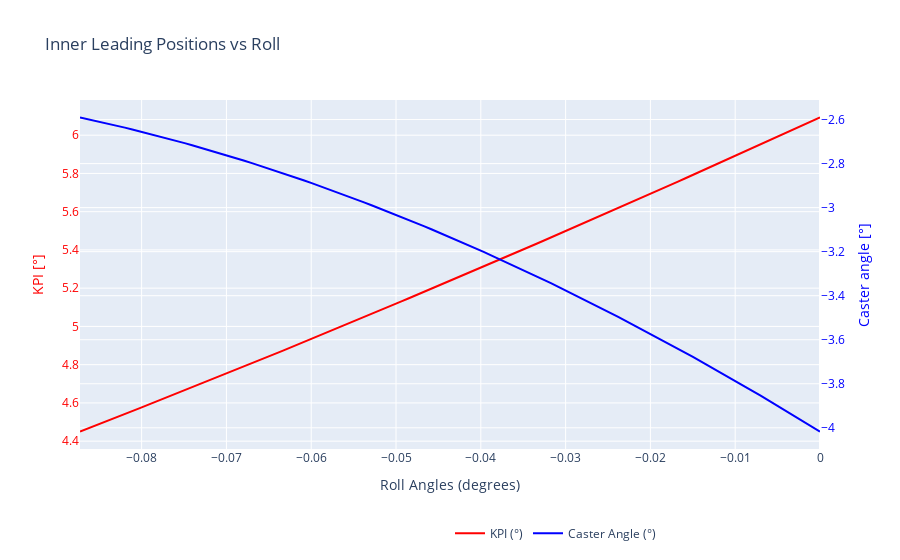

The cell this chart's notebook holds for it:
### Code cell
# Plot KPI/Caster vs roll

# Create the plot
fig = go.Figure()

# Add king pin incl
fig.add_trace(
    go.Scatter(
        x=results_df["roll_angle"],
        y=results_df["kingpin_inclination_deg"],
        mode='lines',
        marker=dict(color='red'),
        name='KPI (°)',
        yaxis='y'  # Primary y-axis
    )
)

# Add caster angle 
fig.add_trace(
    go.Scatter(
        x=results_df["roll_angle"],
        y=results_df["camber_angle_deg"],
        mode='lines',
        marker=dict(color='blue'),
        name='Caster Angle (°)',
        yaxis='y2'  # Secondary y-axis
    )
)

# Update layout to add the secondary y-axis
fig.update_layout(
    title='Inner Leading Positions vs Roll',
    xaxis=dict(title='Roll Angles (degrees)'),
    yaxis=dict(
        title='KPI [°]',
        titlefont=dict(color='red'),
        tickfont=dict(color='red')
    ),
    yaxis2=dict(
        title='Caster angle [°]',
        titlefont=dict(color='blue'),
        tickfont=dict(color='blue'),
        anchor='x',
        overlaying='y',
        side='right'
    ),
    legend=dict(x=0.5, y=-0.2, orientation='h')  # Adjust legend position if needed
)

# Show the figure
fig.show()
